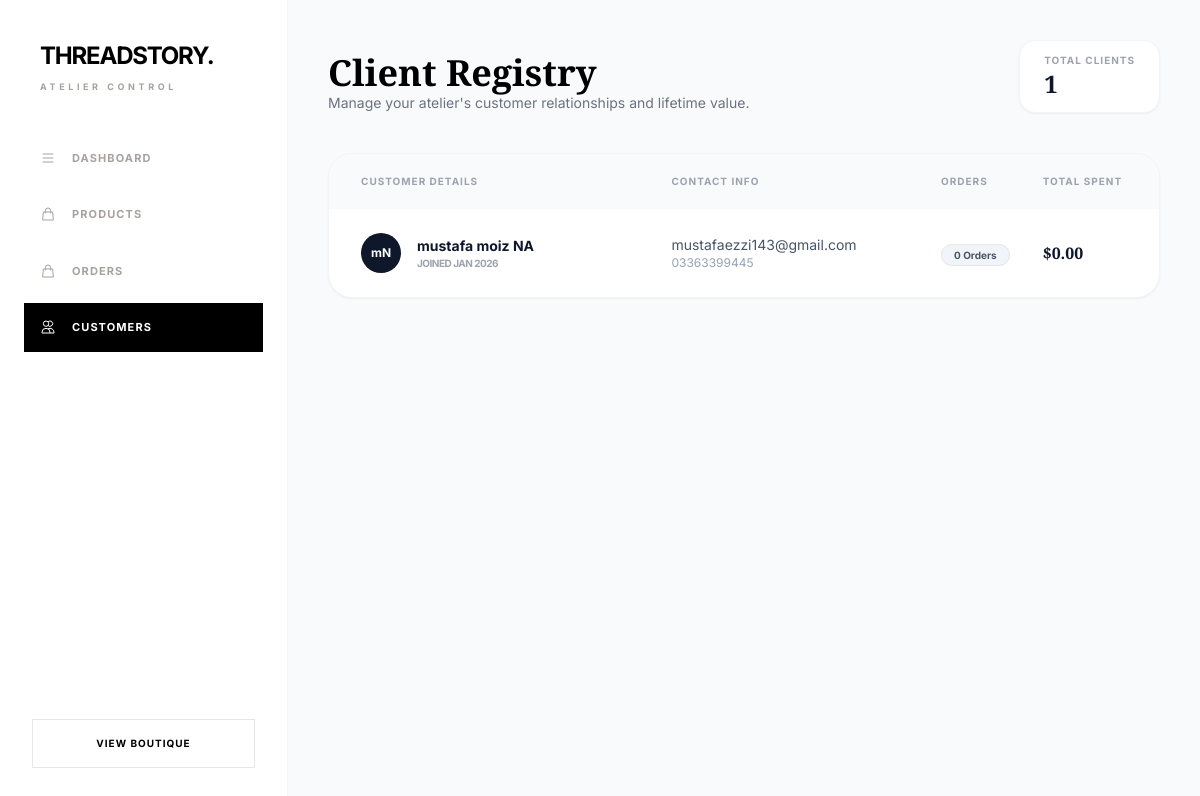
/admin-panel/customers/, run on an earlier commit of the app's database.
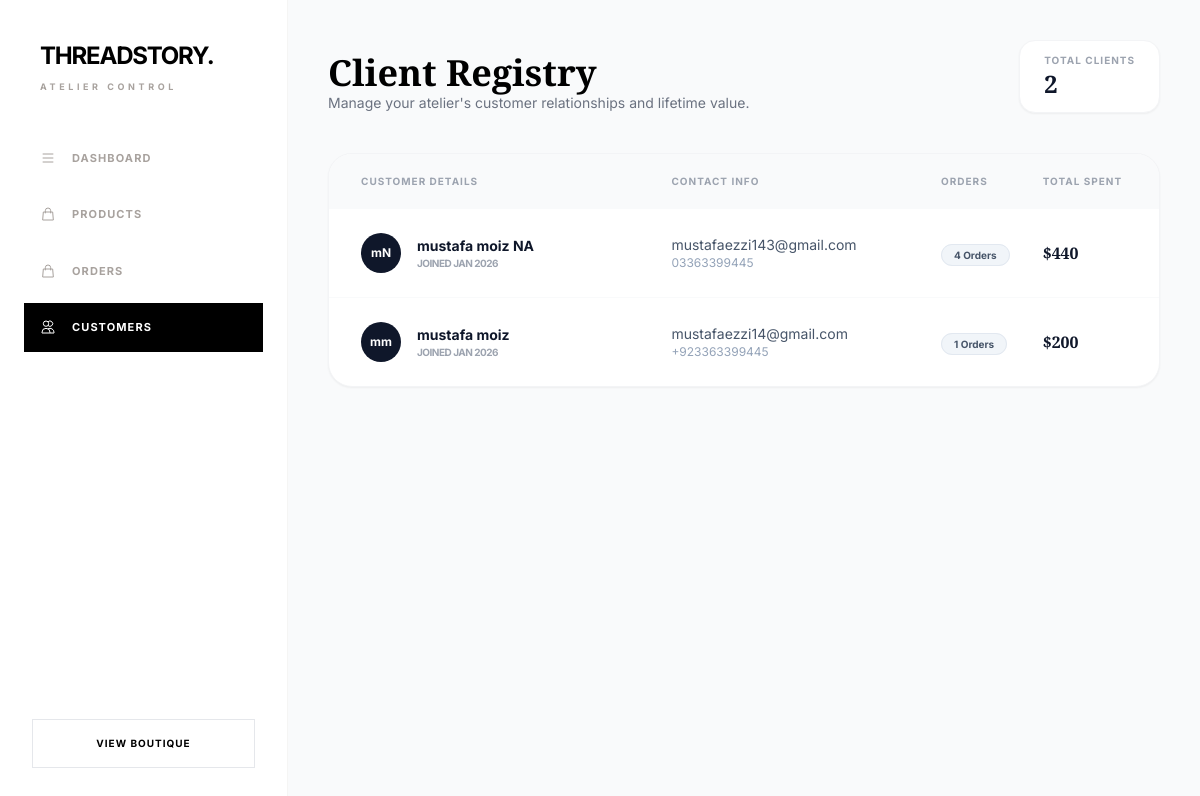
And on a later commit of the database.
### user_register/models.py (models this page shows, shortened)
class Customer(models.Model):
    DELIVERY_CHOICES = [
        ('home', 'Home Delivery'),
        ('pickup', 'Store Pickup'),
    ]
    first_name = models.CharField(max_length=100)
    last_name = models.CharField(max_length=100, default='NA')
    email = models.EmailField(unique=True)
    phone_regex = RegexValidator(
        regex=r'^03\d{9}$',
        message='Enter valid Pakistani number (03XXXXXXXXX)'
    )
    phone_number = models.CharField(
        max_length=11,
        unique=True,
        validators=[phone_regex]
    )
    delivery_type = models.CharField(
        max_length=10,
        choices=DELIVERY_CHOICES
    )
    address = models.TextField(blank=True)
    created_at = models.DateTimeField(auto_now_add=True)
    updated_at = models.DateTimeField(auto_now=True)
    delivery_type = models.CharField(
        max_length=10,
        choices=DELIVERY_CHOICES,
        default='home'  # <--- add this
)

### cart/views.py (the view)
# urls.py: path("admin-panel/customers/", views.admin_customers, name="admin_customers"),
def admin_customers(request):
    customers = Customer.objects.annotate(
        order_count=Count('order'),
        total_spent=Sum('order__total_amount')
    ).order_by('-total_spent')  # Highest spenders first
    return render(request, "admin_customers.html", {"customers": customers})

### templates/admin_customers.html (shortened to what the changed rows need)
<!DOCTYPE html>
<html lang="en">
<head>
    {% load static %}
    <script src="https://cdn.tailwindcss.com"></script>
    <link rel="stylesheet" href="https://cdnjs.cloudflare.com/ajax/libs/font-awesome/6.4.0/css/all.min.css">
</head>
<body class="flex">
    <aside class="w-72 h-screen sticky top-0 bg-white border-r border-stone-100 flex flex-col z-50">
        <div class="p-10">
            <h1 class="font-playfair text-2xl font-bold tracking-tighter transition-all">
                THREADSTORY<span class="text-gold">.</span>
            </h1>
        </div>
    </aside>
    <main class="flex-1 p-10 overflow-y-auto">
        <header class="flex justify-between items-end mb-10">
            <div>
                <h2 class="font-display text-4xl font-bold">Client Registry</h2>
            </div>
            <div class="bg-white px-6 py-3 rounded-2xl border border-gray-100 shadow-sm">
                <p class="text-[10px] text-gray-400 font-bold uppercase tracking-widest">Total Clients</p>
                <p class="text-2xl font-display font-bold text-slate-900">{{ customers.count }}</p>
            </div>
        </header>
        <div class="bg-white rounded-3xl border border-gray-100 shadow-sm overflow-hidden">
            <table class="w-full text-left">
                <thead class="bg-gray-50 text-[10px] uppercase tracking-widest text-gray-400">
                    <tr>
                        <th class="px-8 py-5">Customer Details</th>
                        <th>Contact Info</th>
                        <th>Orders</th>
                        <th>Total Spent</th>
                    </tr>
                </thead>
                <tbody class="divide-y divide-gray-50">
                    {% for customer in customers %}
                    <tr class="hover:bg-gray-50/50 transition group">
                        <td class="px-8 py-6">
                            <div class="flex items-center gap-4">
                                <div class="w-10 h-10 rounded-full bg-slate-900 flex items-center justify-center text-white font-bold text-xs">
                                    {{ customer.first_name|slice:":1" }}{{ customer.last_name|slice:":1" }}
                                </div>
                                <div>
                                    <p class="font-bold text-slate-900 text-sm">{{ customer.first_name }} {{ customer.last_name }}</p>
                                    <p class="text-[10px] text-gray-400 font-bold uppercase tracking-tighter">Joined {{ customer.created_at|date:"M Y" }}</p>
                                </div>
                            </div>
                        </td>
                        <td>
                            <p class="text-sm text-slate-600">{{ customer.email }}</p>
                            <p class="text-xs text-slate-400">{{ customer.phone_number }}</p>
                        </td>
                        <td>
                            <span class="px-3 py-1 bg-slate-100 text-slate-600 text-[10px] font-bold rounded-full border border-slate-200">
                                {{ customer.order_count }} Orders
                            </span>
                        </td>
                        <td>
                            <p class="font-display font-bold text-slate-900 text-base">${{ customer.total_spent|default:"0.00" }}</p>
                        </td>
                    </tr>
                    {% empty %}
                    <tr>
                        <td colspan="5" class="p-20 text-center text-gray-400">No customers found in the registry.</td>
                    </tr>
                    {% endfor %}
                </tbody>
            </table>
        </div>
    </main>
</body>
</html>

What changed in the data, as far as the page shows it:
computed for Customer "mustafa moiz": order_count "0" → "4"; total_spent "0.00" → "440"
added Customer: first_name "m", last_name "m", first_name "mustafa", last_name "moiz", created_at "JAN 2026", email "mustafaezzi14@gmail.com", phone_number "+923363399445", order_count "1", total_spent "200"
Also different on the page:
{{ customers.count }}: "1" → "2"
